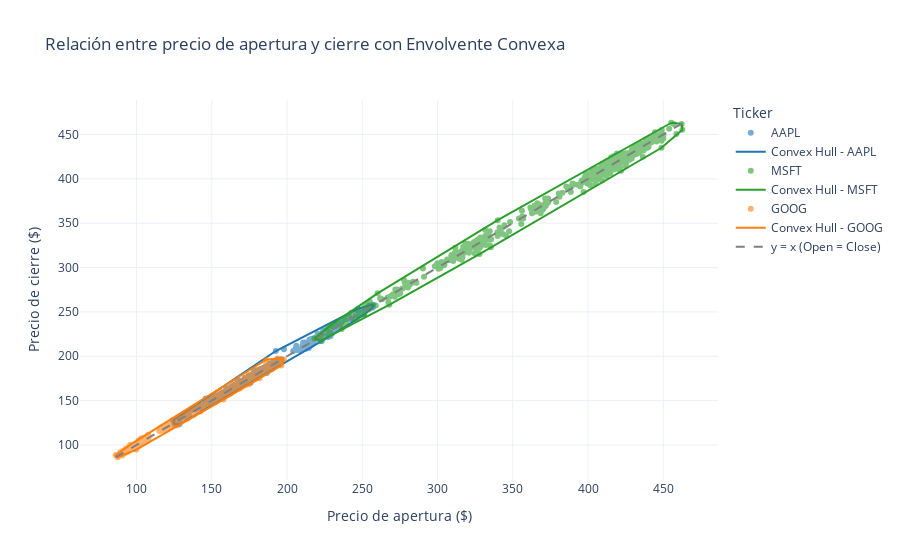

The notebook cell saved with this chart:
### Markdown cell above
## TÉCNICA GRUPO III (Menos habituales o específicas): Convex hull  


https://www.researchgate.net/publication/4202112_Convex_hull_algorithms_review

**Objetivo**: Visualizar la relación entre precios de apertura y cierre con su envolvente convexa.

### Code cell
# ==================================================
# CONVEX HULL — Relación entre Open y Close
# ==================================================

fig = go.Figure()
colors = {"AAPL": "#1f77b4", "MSFT": "#2ca02c", "GOOG": "#ff7f0e"}

for ticker in df["Ticker"].unique():
    sub_df = df[df["Ticker"] == ticker]
    points = sub_df[["Open", "Close"]].values

    # Calcular envolvente convexa
    hull = ConvexHull(points)
    hull_points = points[hull.vertices]

    # Puntos de dispersión
    fig.add_trace(go.Scatter(
        x=sub_df["Open"],
        y=sub_df["Close"],
        mode="markers",
        name=ticker,
        opacity=0.6,
        marker=dict(size=6, color=colors.get(ticker, "gray")),
        hovertemplate=(
            f"<b>{ticker}</b><br>"
            "Fecha: %{text}<br>"
            "Open: %{x:.2f}<br>"
            "Close: %{y:.2f}"
        ),
        text=sub_df["Date"].dt.strftime("%Y-%m-%d")
    ))

    # Líneas de la envolvente convexa
    fig.add_trace(go.Scatter(
        x=np.append(hull_points[:, 0], hull_points[0, 0]),
        y=np.append(hull_points[:, 1], hull_points[0, 1]),
        mode="lines",
        line=dict(color=colors.get(ticker, "gray"), width=2),
        name=f"Convex Hull - {ticker}"
    ))

# Línea de referencia y = x
fig.add_trace(go.Scatter(
    x=[df["Open"].min(), df["Open"].max()],
    y=[df["Open"].min(), df["Open"].max()],
    mode="lines",
    line=dict(color="gray", dash="dash"),
    name="y = x (Open = Close)"
))

fig.update_layout(
    title="Relación entre precio de apertura y cierre con Envolvente Convexa",
    xaxis_title="Precio de apertura ($)",
    yaxis_title="Precio de cierre ($)",
    legend_title="Ticker",
    template="plotly_white",
)

# Mostrar
fig.show()

# Guardar como HTML (ya lo tienes)
fig.write_html(r"../Visualizaciones/convex_hull.html")

# Guardar también como PNG
fig.write_image(r"../Visualizaciones/convex_hull.png", width=1200, height=600)

### Figure 1 — Plotly figure (JSON) as saved in the notebook; plotly's stock layout.template omitted (floating-point values rounded to 4 significant figures; data arrays with more than 128 entries replaced by an {"elided": "..."} marker saying what was removed)
{"data": [{"hovertemplate": "<b>AAPL</b><br>Fecha: %{text}<br>Open: %{x:.2f}<br>Close: %{y:.2f}", "marker": {"color": "#1f77b4", "size": 6}, "mode": "markers", "name": "AAPL", "opacity": 0.6, "text": {"elided": "502 str values"}, "type": "scatter", "x": {"elided": "502 float values"}, "y": {"elided": "502 float values"}}, {"line": {"color": "#1f77b4", "width": 2}, "mode": "lines", "name": "Convex Hull - AAPL", "type": "scatter", "x": [124.3, 125.4, 128.5, 175.8, 228.9, 251.3, 256.9, 257.3, 254.6, 247.2, 192.5, 124.3], "y": [127.8, 123.3, 123.3, 170.1, 222.9, 247.2, 254.7, 258.1, 257.3, 253.6, 206.0, 127.8]}, {"hovertemplate": "<b>MSFT</b><br>Fecha: %{text}<br>Open: %{x:.2f}<br>Close: %{y:.2f}", "marker": {"color": "#2ca02c", "size": 6}, "mode": "markers", "name": "MSFT", "opacity": 0.6, "text": {"elided": "502 str values"}, "type": "scatter", "x": {"elided": "502 float values"}, "y": {"elided": "502 float values"}}, {"line": {"color": "#2ca02c", "width": 2}, "mode": "lines", "name": "Convex Hull - MSFT", "type": "scatter", "x": [455.4, 340.0, 260.2, 229.4, 218.2, 222.3, 267.9, 327.9, 448.9, 462.7, 462.2, 455.4], "y": [463.2, 353.4, 270.9, 235.4, 220.1, 217.5, 257.9, 315.2, 435.0, 455.3, 461.9, 463.2]}, {"hovertemplate": "<b>GOOG</b><br>Fecha: %{text}<br>Open: %{x:.2f}<br>Close: %{y:.2f}", "marker": {"color": "#ff7f0e", "size": 6}, "mode": "markers", "name": "GOOG", "opacity": 0.6, "text": {"elided": "502 str values"}, "type": "scatter", "x": {"elided": "502 float values"}, "y": {"elided": "502 float values"}}, {"line": {"color": "#ff7f0e", "width": 2}, "mode": "lines", "name": "Convex Hull - GOOG", "type": "scatter", "x": [197.9, 193.7, 186.1, 95.91, 86.13, 87.47, 90.39, 99.86, 157.8, 196.2, 197.9], "y": [196.5, 197.5, 196.1, 100.4, 88.63, 86.18, 88.11, 94.81, 151.3, 189.5, 196.5]}, {"line": {"color": "gray", "dash": "dash"}, "mode": "lines", "name": "y = x (Open = Close)", "type": "scatter", "x": [86.13, 462.7], "y": [86.13, 462.7]}], "layout": {"legend": {"title": {"text": "Ticker"}}, "title": {"text": "Relación entre precio de apertura y cierre con Envolvente Convexa"}, "xaxis": {"title": {"text": "Precio de apertura ($)"}}, "yaxis": {"title": {"text": "Precio de cierre ($)"}}}}
